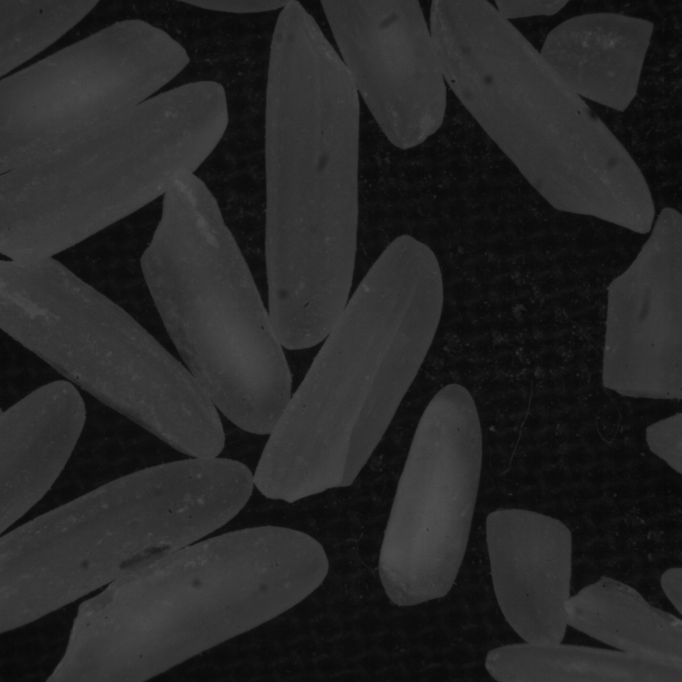
#> input picture PromsaTest/arros02.bmp, 2046 x 2046 px (shown at 1/3 size)
$ python countingrice.py
#> lines starting #> are read from the running program, lines starting #| are printed output that depends on the picture; after the words box and inside, x2 and y2 are one past the last pixel; in counts of white or black regions, pixels touching at a corner belong together
import cv2 as cv
import numpy as np

# load input images for demonstration
input_rice = cv.resize(cv.imread("arros02.bmp", cv.IMREAD_GRAYSCALE),(512,512))
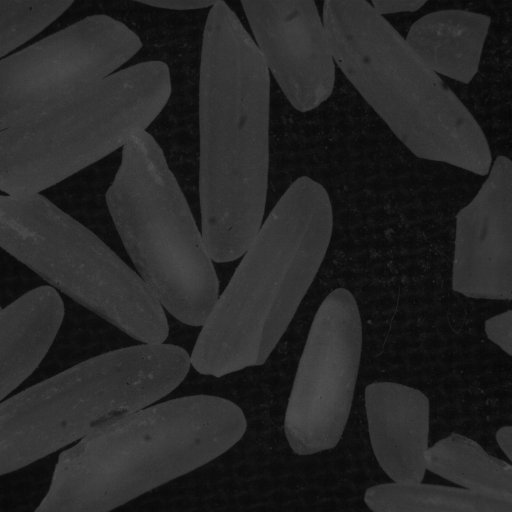
#> input_rice: shape (512, 512); min 6, max 82, mean 39.7

ret, thresh = cv.threshold(input_rice,0,255,cv.THRESH_BINARY_INV+cv.THRESH_OTSU)
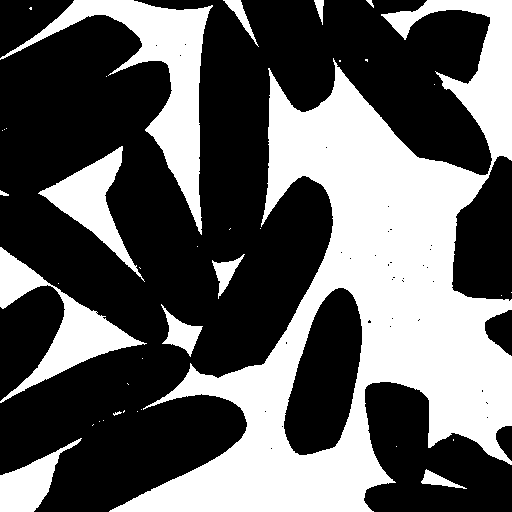
#> thresh: shape (512, 512); 37.9% white; 38 white regions (25 under 20 px), largest, box (x1, y1, x2, y2) and area: (109, 0, 512, 512) 74280, (0, 0, 213, 235) 10651, (0, 247, 147, 403) 5708
#> ret = 35
thresh=cv.bitwise_not(thresh)
cv.imshow("Adaptive Thresholding", thresh)

# morphologial erosion - cleaning up
kernel = np.ones((3,3),np.uint8)
output_erosion = cv.erode(thresh, kernel)
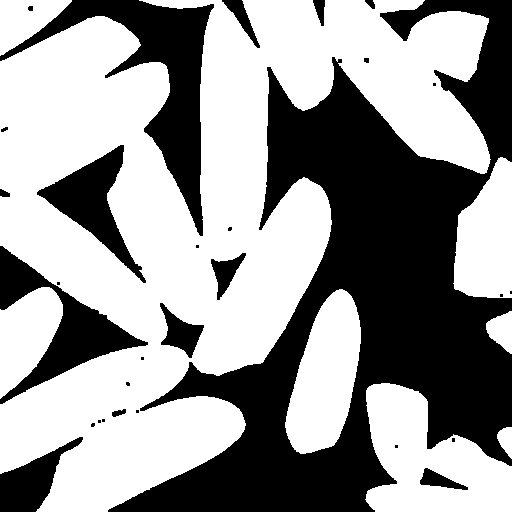
#> output_erosion: shape (512, 512); 59.3% white; 30 black regions (14 under 20 px)
cv.imshow("Morphological Erosion", output_erosion)

# Contours - Computes polygonal contour boundary of foreground objects apply connected components on clean binary image
contours, _ = cv.findContours(output_erosion, cv.RETR_EXTERNAL,  cv.CHAIN_APPROX_SIMPLE)
#> contours = 8 contours; box (x1, y1, x2, y2) and area: (0, 0, 491, 512) 126472, (365, 383, 512, 512) 11905, (285, 289, 361, 454) 8015, (453, 157, 512, 298) 6086, (0, 287, 63, 399) 4304, (0, 0, 72, 56) 2187, (486, 311, 512, 354) 672, (497, 427, 512, 459) 283
output_contour = cv.cvtColor(input_rice, cv.COLOR_GRAY2BGR)
cv.drawContours(output_contour, contours, -1, (0, 0, 255), 2)
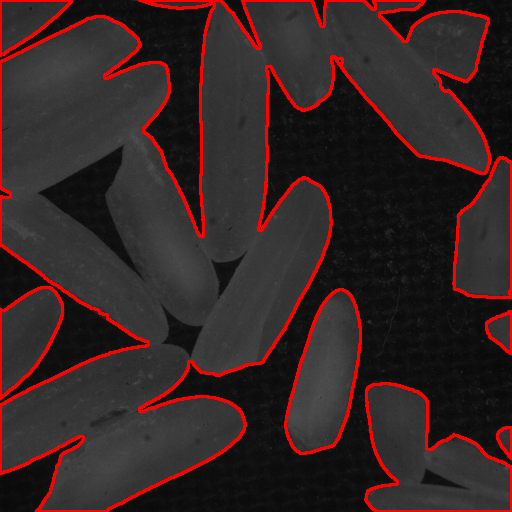
#> output_contour: shape (512, 512, 3); mean B, G, R 36.2, 36.2, 53.6
print("Number of detected contours", len(contours))
#| Number of detected contours 8
cv.imshow("Contours", output_contour)
cv.imwrite('rice_contours.png', output_contour)

# wait for key press
cv.waitKey(0)

$ run again, with PromsaTest/arros03.bmp copied over PromsaTest/arros02.bmp
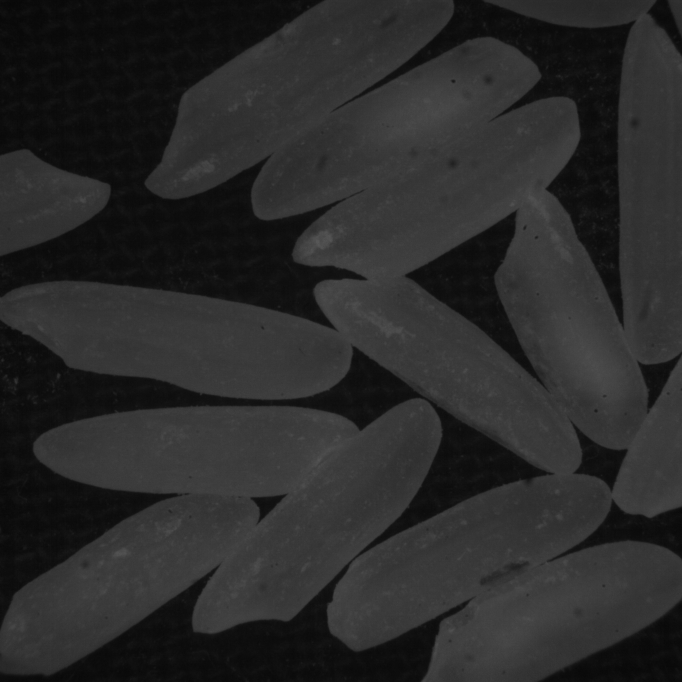
#> input picture PromsaTest/arros03.bmp, 2046 x 2046 px (shown at 1/3 size)
#> `ret, thresh = cv.threshold(input_rice,0,255,cv.THRESH_BINARY_INV+cv.TH..`:
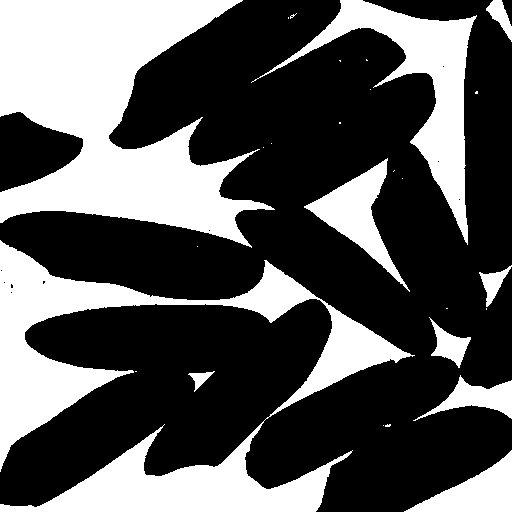
#> thresh: shape (512, 512); 34.4% white; 27 white regions (17 under 20 px), largest, box (x1, y1, x2, y2) and area: (0, 0, 275, 248) 35988, (0, 240, 415, 512) 32148, (251, 0, 477, 245) 11172
#> ret = 35
#> output_erosion: shape (512, 512); 62.9% white; 22 black regions (9 under 20 px)
#> contours = 4 contours; box (x1, y1, x2, y2) and area: (0, 0, 512, 512) 126178, (0, 300, 331, 506) 38422, (0, 113, 82, 191) 3890, (503, 0, 512, 23) 81
#> `cv.drawContours(output_contour, contours, -1, (0, 0, 255), 2)`:
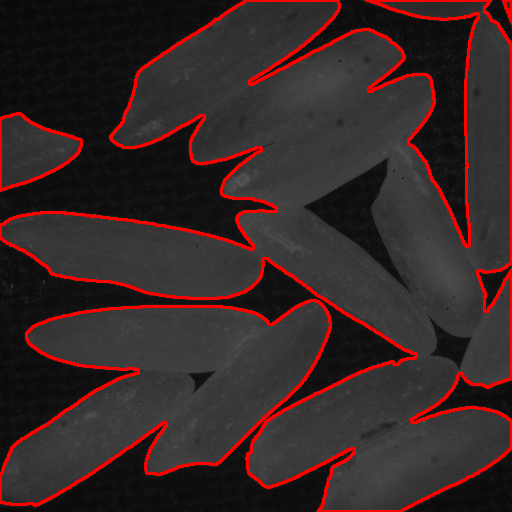
#> output_contour: shape (512, 512, 3); mean B, G, R 38.5, 38.5, 55.6
#| Number of detected contours 4

$ run again, with PromsaTest/arros.bmp copied over PromsaTest/arros02.bmp
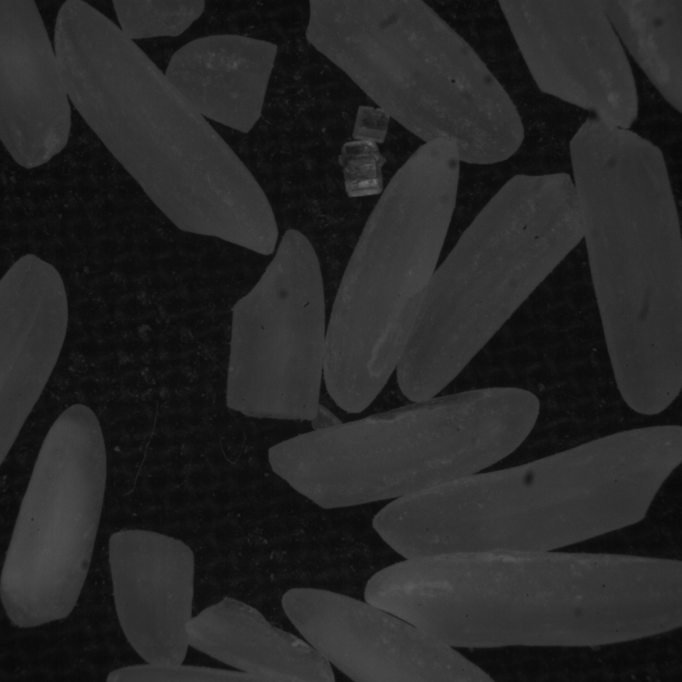
#> input picture PromsaTest/arros.bmp, 2046 x 2046 px (shown at 1/3 size)
#> `ret, thresh = cv.threshold(input_rice,0,255,cv.THRESH_BINARY_INV+cv.TH..`:
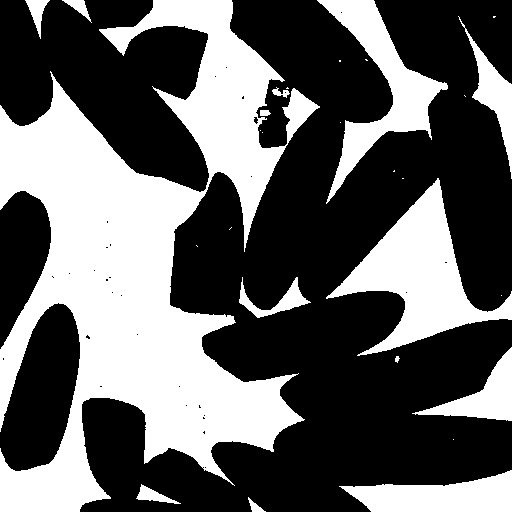
#> thresh: shape (512, 512); 38.3% white; 28 white regions (14 under 20 px), largest, box (x1, y1, x2, y2) and area: (0, 0, 320, 512) 70645, (326, 178, 512, 356) 11409, (317, 0, 448, 204) 7084
#> ret = 35
#> output_erosion: shape (512, 512); 58.9% white; 23 black regions (11 under 20 px)
#> contours = 6 contours, 2 with area under 20; largest, box (x1, y1, x2, y2) and area: (81, 0, 512, 512) 117104, (0, 0, 208, 190) 23220, (0, 305, 79, 470) 8156, (0, 192, 50, 346) 4832
#> `cv.drawContours(output_contour, contours, -1, (0, 0, 255), 2)`:
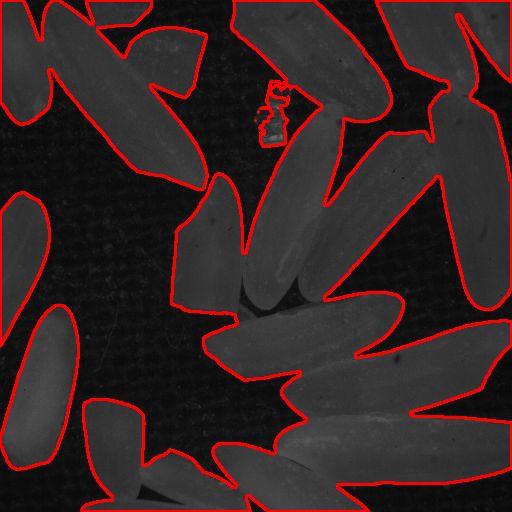
#> output_contour: shape (512, 512, 3); mean B, G, R 35.8, 35.8, 55
#| Number of detected contours 6
